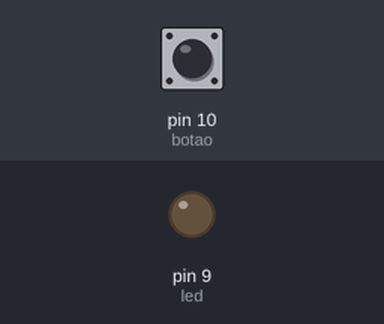
This sketch was run on a simulated Arduino Uno, built with avr-gcc and run on an emulated ATmega328P. Parts: output pins drawn as LEDs (lit = HIGH). Dashed ring = blinking. Inputs (shaded band) come from the test bench; at power-on: pin 10 (botao) LOW.

Above: at 1.2 s.
1.3 s: pin 10 (botao) pulled HIGH for 0.15 s
At 1.7 s:
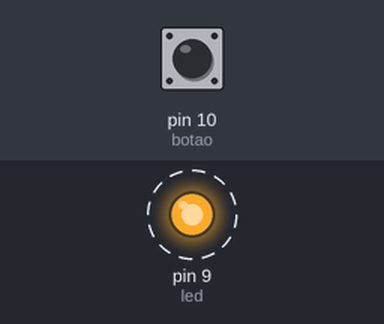
Timing chart, 0 to 10.4 s (numbered marks = the images above; inputs shaded):
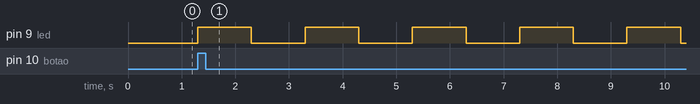

The sketch:

atividade_2_emelyn_1.ino
```cpp
// C++ code
//
#define botao 10 //LED NO PINO PWM 10
#define led 9 //LED NO PINO PWM 9
boolean estadoBotao;

void setup()
{
  pinMode(botao, INPUT);//entrada
  pinMode(led, OUTPUT);//saida
}

void loop()
{

  estadoBotao = digitalRead(botao);//lendo o que está escrito no botão, entrada


  if(estadoBotao==HIGH){
  		for(int i=0;i<5;i++){
  			analogWrite(led,255);
  			delay(1000);
        	analogWrite(led,0);
        	delay(1000);
        }
  }else{
       		analogWrite(led,0);
        }

}
```

Measured:
- after the input at 1.3 s, pin 9 (led): alternates HIGH for 1.0 s and LOW for 1.0 s, starting at once
